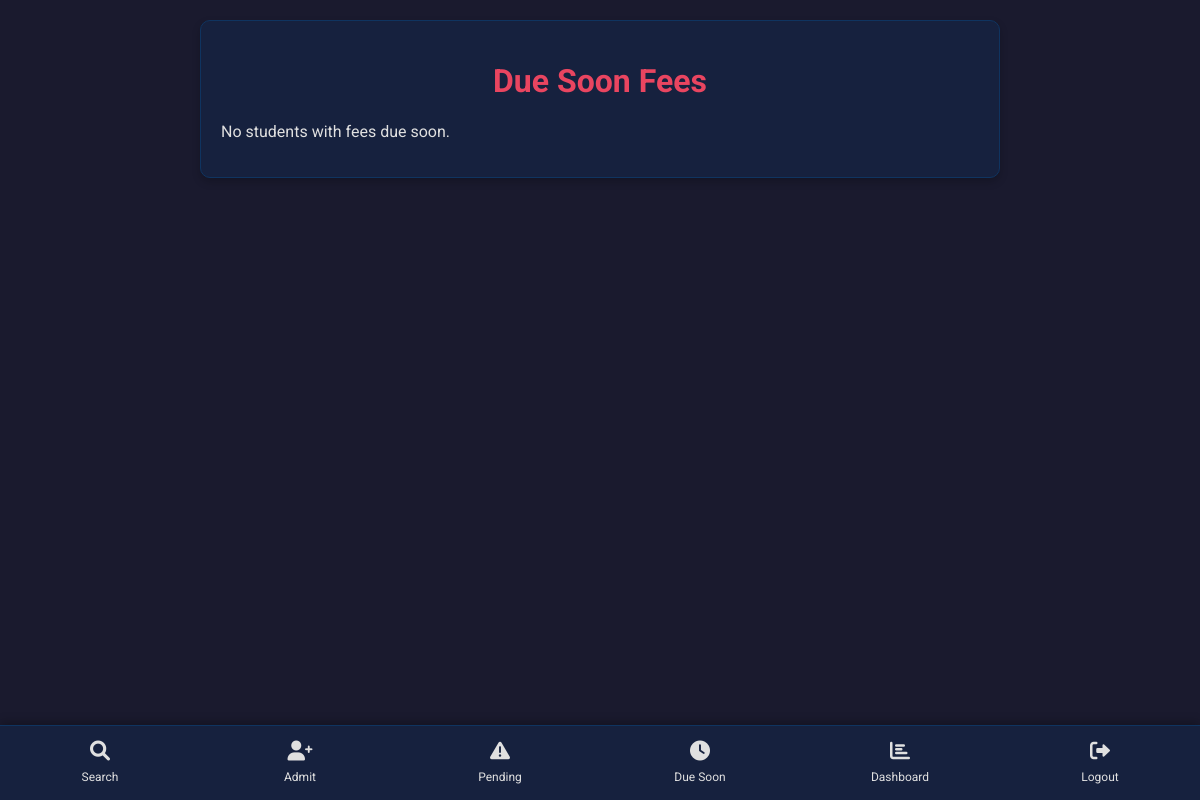
Before: /due_soon/ (signed in) with the older database file.
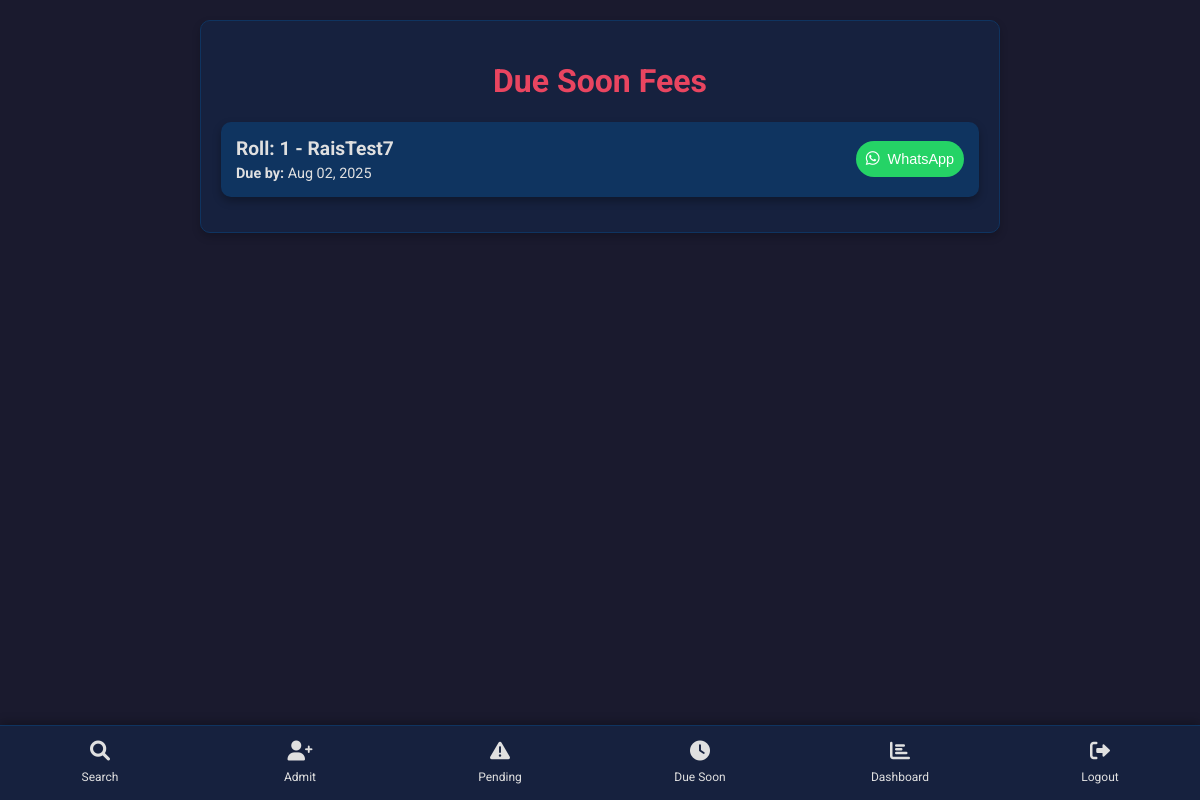
After: the same page with the newer database file.
### students/models.py (models this page shows, shortened)
class Student(models.Model):
    FEES_PERIOD_CHOICES = [
        ('monthly', 'Monthly'),
        ('quarterly', 'Quarterly'),
        ('half_yearly', 'Half-Yearly'),
        ('yearly', 'Yearly'),
    ]
    roll_number = models.BigAutoField(primary_key=True)
    name = models.CharField(max_length=100)
    phone_number1 = models.CharField(max_length=15, blank=True, null=True)
    phone_number2 = models.CharField(max_length=15, blank=True, null=True)
    student_class = models.SmallIntegerField()
    address = models.CharField(max_length=255, blank=True)
    monthly_fee = models.SmallIntegerField(null=False, blank=False, name='monthly_fee', default=0)
    paid_till_date = models.DateField(null=False, blank=False, default=date(1970, 1, 1))
    fees_period = models.CharField(max_length=20, choices=FEES_PERIOD_CHOICES, default='monthly')
    class Meta:
        unique_together = ('name', 'student_class')

### students/views.py (the view)
# urls.py: path('due_soon/', views.due_soon_fees_list, name='due_soon_fees_list'),
@login_required
def due_soon_fees_list(request):
    today = timezone.now().date()
    seven_days_from_now = today + timedelta(days=7)
    due_soon_students = Student.objects.filter(paid_till_date__gte=today, paid_till_date__lte=seven_days_from_now).order_by('paid_till_date')
    return render(request, 'students/due_soon_fees_list.html', {'due_soon_students': due_soon_students})

### students/templates/students/due_soon_fees_list.html (shortened to what this page needs)
{% extends 'students/base.html' %}
{% block content %}
<div class="card">
    <h1>Due Soon Fees</h1>
    {% if due_soon_students %}
    <div class="student-list">
        {% for student in due_soon_students %}
        <div class="student-card" style="
                        background-color: var(--accent-blue);
                        margin-bottom: 15px; /* Added for separation */
                        padding: 15px;
                        border-radius: 10px;
                        box-shadow: 0 4px 8px rgba(0, 0, 0, 0.3);
                        display: flex;
                        align-items: center;
                        flex-wrap: wrap;
                        transition: transform 0.2s ease;
                    ">
            <div class="student-info" style="flex-grow: 1; text-align: left;">
                <a href="{% url 'student_detail' student.roll_number %}"
                    style="color: var(--text-light); text-decoration: none;">
                    <h3
                        style="margin: 0; font-size: 1.2em; color: var(--text-light); text-align: left; padding-left: 0; margin-left: 0;">
                        Roll: {{ student.roll_number }} - {{ student.name }}</h3>
                </a>
                <p
                    style="margin: 5px 0 0 0; font-size: 0.9em; color: var(--text-light); text-align: left; padding-left: 0; margin-left: 0;">
                    <strong>Due by:</strong> {{ student.paid_till_date|date:"M d, Y" }}
                </p>
            </div>
            <div class="whatsapp-section">
                {% if student.phone_number1 or student.phone_number2 %}
                <button class="whatsapp-button" onclick="showPhoneNumberSelection(
                                    '{{ student.phone_number1 }}',
                                    '{{ student.phone_number2 }}',
                                    '{{ student.name }}',
                                    '{{ student.paid_till_date|date:" M d, Y" }}', '{{ student.roll_number }}' )"
                    style="
                                    background-color: #25D366;
                                    color: white;
                                    padding: 10px 20px; /* Increased padding */
                                    border: none;
                                    border-radius: 25px;
                                    cursor: pointer;
                                    font-size: 0.9em;
                                    display: flex;
                                    align-items: center;
                                    justify-content: center; /* Center horizontally */
                                    margin-left: auto;
                                    text-decoration: none;
                                    transition: background-color 0.3s ease, transform 0.2s ease;
                                    white-space: nowrap; /* Prevent text wrapping */
                                ">
                    <i class="fab fa-whatsapp" style="margin-right: 8px; font-size: 1.1em; color: white;"></i> WhatsApp
                </button>
                {% else %}
                <span class="no-phone" style="color: var(--text-muted); font-size: 0.9em;">No phone number</span>
                {% endif %}
            </div>
        </div>
        {% endfor %}
    </div>
    {% else %}
    <p>No students with fees due soon.</p>
    {% endif %}
</div>
{% endblock content %}

### students/templates/students/base.html (shortened to what this page needs)
<!DOCTYPE html>
<html lang="en">
  <head>
    <link
      rel="stylesheet"
      href="https://cdnjs.cloudflare.com/ajax/libs/font-awesome/6.0.0-beta3/css/all.min.css"
    />
  </head>
  <body>
    <div class="container">{% block content %} {% endblock %}</div>
    {% block footer_nav %}
    <div class="bottom-nav">
      <a href="{% url 'search_student' %}" class="nav-item">
        <i class="fas fa-search"></i>
        <span>Search</span>
      </a>
      <a href="{% url 'add_student' %}" class="nav-item">
        <i class="fas fa-user-plus"></i>
        <span>Admit</span>
      </a>
      <a href="{% url 'pending_fees_list' %}" class="nav-item">
        <i class="fas fa-exclamation-triangle"></i>
        <span>Pending</span>
      </a>
      <a href="{% url 'due_soon_fees_list' %}" class="nav-item">
        <i class="fas fa-clock"></i>
        <span>Due Soon</span>
      </a>
      <a href="{% url 'dashboard' %}" class="nav-item">
        <i class="fas fa-chart-bar"></i>
        <span>Dashboard</span>
      </a>
      <a href="{% url 'logout' %}" class="nav-item">
        <i class="fas fa-sign-out-alt"></i>
        <span>Logout</span>
      </a>
    </div>
    {% endblock footer_nav %} {% block scripts %} {% endblock %}
  </body>
</html>

### students/templates/students/base.html (style rules this page uses)
:root { --background-dark: #1a1a2e; --card-dark: #16213e; --accent-pink: #e94560; --accent-blue: #0f3460; --text-light: #e0e0e0; --text-muted: #a0a0a0; --border-color: #0f3460; }
body { font-family: "Roboto", sans-serif; background-color: var(--background-dark); color: var(--text-light); margin: 0; padding-bottom: 70px; box-sizing: border-box; }
.container { padding: 20px; max-width: 800px; margin: 0 auto; }
.card { background-color: var(--card-dark); border-radius: 10px; padding: 20px; margin-bottom: 20px; box-shadow: 0 4px 8px rgba(0, 0, 0, 0.2); border: 1px solid var(--border-color); }
h1, h2, h3, h4, h5, h6 { color: var(--accent-pink); text-align: center; }
button, .btn { background-color: var(--accent-pink); color: white; padding: 10px 15px; border: none; border-radius: 5px; cursor: pointer; font-size: 16px; text-decoration: none; display: inline-block; text-align: center; width: calc(100% - 20px); box-sizing: border-box; }
.bottom-nav { position: fixed; bottom: 0; left: 0; width: 100%; background-color: var(--card-dark); display: flex; justify-content: space-around; padding: 10px 0; box-shadow: 0 -2px 10px rgba(0, 0, 0, 0.3); border-top: 1px solid var(--border-color); }
.nav-item { text-align: center; color: var(--text-light); text-decoration: none; flex: 1; padding: 5px 0; }
.nav-item i { font-size: 20px; margin-bottom: 5px; display: block; }
.nav-item span { font-size: 12px; }

Changed rows visible on the page:
added Student: roll_number "1", name "RaisTest7", paid_till_date "Aug 02, 2025"
Other visible differences:
text no longer shown: "No students with fees due soon."
